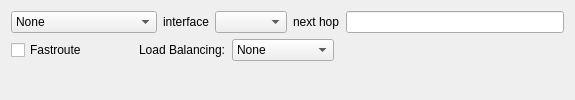
          <widget class="QWidget" name="RoutePFPage" >
           <layout class="QGridLayout" >
            <item row="1" column="0" colspan="5" >
             <layout class="QHBoxLayout" >
              <item>
               <widget class="QComboBox" name="pf_route_option" >
                <item>
                 <property name="text" >
                  <string>None</string>
                 </property>
                </item>
                <item>
                 <property name="text" >
                  <string>Route through</string>
                 </property>
                </item>
                <item>
                 <property name="text" >
                  <string>Route reply through</string>
                 </property>
                </item>
                <item>
                 <property name="text" >
                  <string>Route a copy through</string>
                 </property>
                </item>
               </widget>
              </item>
              <item>
               <widget class="QLabel" name="textLabel1_5" >
                <property name="text" >
                 <string>interface</string>
                </property>
                <property name="wordWrap" >
                 <bool>false</bool>
                </property>
               </widget>
              </item>
              <item>
               <widget class="QComboBox" name="pf_route_opt_if" />
              </item>
              <item>
               <widget class="QLabel" name="textLabel2_5" >
                <property name="text" >
                 <string>next hop</string>
                </property>
                <property name="wordWrap" >
                 <bool>false</bool>
                </property>
               </widget>
              </item>
              <item>
               <widget class="QLineEdit" name="pf_route_opt_addr" />
              </item>
             </layout>
            </item>
            <item row="2" column="0" >
             <widget class="QCheckBox" name="pf_fastroute" >
              <property name="text" >
               <string>Fastroute</string>
              </property>
             </widget>
            </item>
            <item row="2" column="1" >
             <spacer>
              <property name="orientation" >
               <enum>Qt::Horizontal</enum>
              </property>
              <property name="sizeType" >
               <enum>QSizePolicy::Fixed</enum>
              </property>
              <property name="sizeHint" stdset="0" >
               <size>
                <width>40</width>
                <height>20</height>
               </size>
              </property>
             </spacer>
            </item>
            <item row="2" column="2" >
             <widget class="QLabel" name="label" >
              <property name="text" >
               <string>Load Balancing:</string>
              </property>
             </widget>
            </item>
            <item row="2" column="3" >
             <widget class="QComboBox" name="pf_route_load_option" >
              <item>
               <property name="text" >
                <string>None</string>
               </property>
              </item>
              <item>
               <property name="text" >
                <string>Bitmask</string>
               </property>
              </item>
              <item>
               <property name="text" >
                <string>Random</string>
               </property>
              </item>
              <item>
               <property name="text" >
                <string>Source Hash</string>
               </property>
              </item>
              <item>
               <property name="text" >
                <string>Round Robin</string>
               </property>
              </item>
             </widget>
            </item>
            <item row="2" column="4" >
             <spacer>
              <property name="orientation" >
               <enum>Qt::Horizontal</enum>
              </property>
              <property name="sizeHint" stdset="0" >
               <size>
                <width>131</width>
                <height>20</height>
               </size>
              </property>
             </spacer>
            </item>
            <item row="3" column="0" colspan="5" >
             <spacer>
              <property name="orientation" >
               <enum>Qt::Vertical</enum>
              </property>
              <property name="sizeType" >
               <enum>QSizePolicy::MinimumExpanding</enum>
              </property>
              <property name="sizeHint" stdset="0" >
               <size>
                <width>553</width>
                <height>0</height>
               </size>
              </property>
             </spacer>
            </item>
           </layout>
          </widget>
